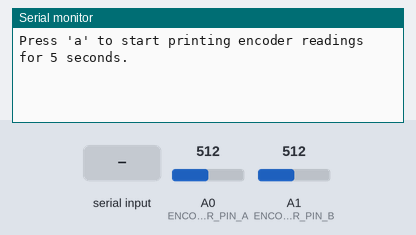
A sketch run on a simulated Arduino Uno, built with avr-gcc and run on an emulated ATmega328P. Shown: the last lines printed to the serial monitor. The inputs (shaded band) are chosen by the test bench; at power-on: A0 (ENCODER_PIN_A) = 512, A1 (ENCODER_PIN_B) = 512.

Above: at 1.2 s.
1.3 s: "a" received over Serial
At 1.9 s:
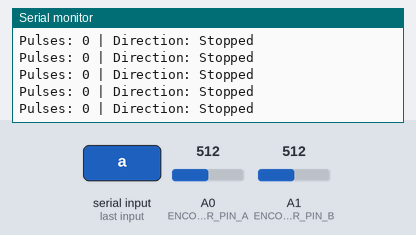
3.2 s: A0 (ENCODER_PIN_A) set to 716
At 3.33 s:
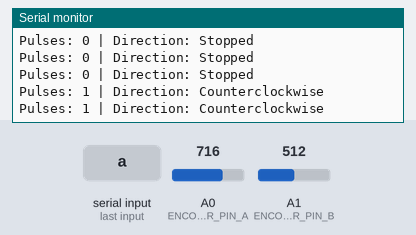
5.1 s: A0 (ENCODER_PIN_A) set to 511
At 7.0 s:
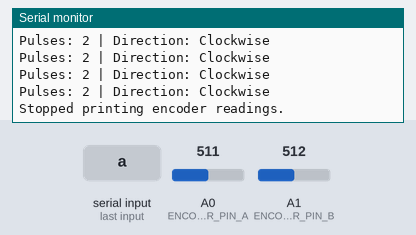
7.2 s: "a" received over Serial
At 8.1 s:
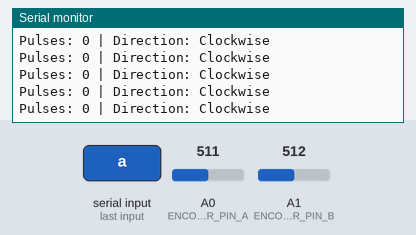

The sketch:

encoder_dir_filter.ino
```cpp
#define ENCODER_PIN_A A0  // Encoder Channel A (Analog Pin)
#define ENCODER_PIN_B A1  // Encoder Channel B (Analog Pin)
#define PPR 7             // Pulses Per Revolution
#define MAX_RPM 5700      // Motor free speed in RPM
#define FILTER_SIZE 5     // Number of samples for smoothing

volatile int pulseCount = 0;
volatile int direction = 0; // 1 = CW, -1 = CCW

unsigned long printStartTime = 0;
bool printEnabled = false;

int bufferA[FILTER_SIZE] = {0}; // Moving average buffer for A
int bufferB[FILTER_SIZE] = {0}; // Moving average buffer for B
int bufferIndex = 0;

int getFilteredValue(int pin, int buffer[]) {
  int sum = 0;
  for (int i = 0; i < FILTER_SIZE; i++) {
    sum += buffer[i];
  }
  return sum / FILTER_SIZE; // Return averaged value
}

void checkEncoder() {
  // Read analog values and store them in the buffer
  bufferA[bufferIndex] = analogRead(ENCODER_PIN_A);
  bufferB[bufferIndex] = analogRead(ENCODER_PIN_B);
  bufferIndex = (bufferIndex + 1) % FILTER_SIZE; // Circular buffer

  // Get smoothed values
  int stateA = getFilteredValue(ENCODER_PIN_A, bufferA) > 512 ? 1 : 0;
  int stateB = getFilteredValue(ENCODER_PIN_B, bufferB) > 512 ? 1 : 0;

  static int lastStateA = stateA;
  static int lastStateB = stateB;

  if (stateA != lastStateA) { // A changed, check direction
    if (stateA == stateB) {
      direction = 1; // Clockwise
    } else {
      direction = -1; // Counterclockwise
    }
    pulseCount++;
  }

  lastStateA = stateA;
  lastStateB = stateB;
}

void setup() {
  Serial.begin(9600);
  Serial.println("Press 'a' to start printing encoder readings for 5 seconds.");

  // Initialize filter buffers
  for (int i = 0; i < FILTER_SIZE; i++) {
    bufferA[i] = analogRead(ENCODER_PIN_A);
    bufferB[i] = analogRead(ENCODER_PIN_B);
  }
}

void loop() {
  if (Serial.available()) {
    char input = Serial.read();
    if (input == 'a') {
      printEnabled = true;
      printStartTime = millis();
      pulseCount = 0;
    }
  }

  checkEncoder(); // Poll encoder with filtering

  if (printEnabled) {
    unsigned long elapsedTime = millis() - printStartTime;

    if (elapsedTime < 5000) { // Print for 5 seconds
      Serial.print("Pulses: ");
      Serial.print(pulseCount);
      Serial.print(" | Direction: ");

      if (direction == 1) {
        Serial.println("Clockwise");
      } else if (direction == -1) {
        Serial.println("Counterclockwise");
      } else {
        Serial.println("Stopped");
      }

      delay(5);
    } else {
      printEnabled = false;
      Serial.println("Stopped printing encoder readings.");
    }
  }
}
```

Measured:
- after the input at 1.3 s, the serial monitor: prints a new line at once (image 1)
- after the input at 3.2 s, the serial monitor: prints a new line after 0.07 s (image 2)
- after the input at 5.1 s, the serial monitor: prints a new line after 0.25 s (image 3)
- after the input at 7.2 s, the serial monitor: prints a new line at once (image 4)
